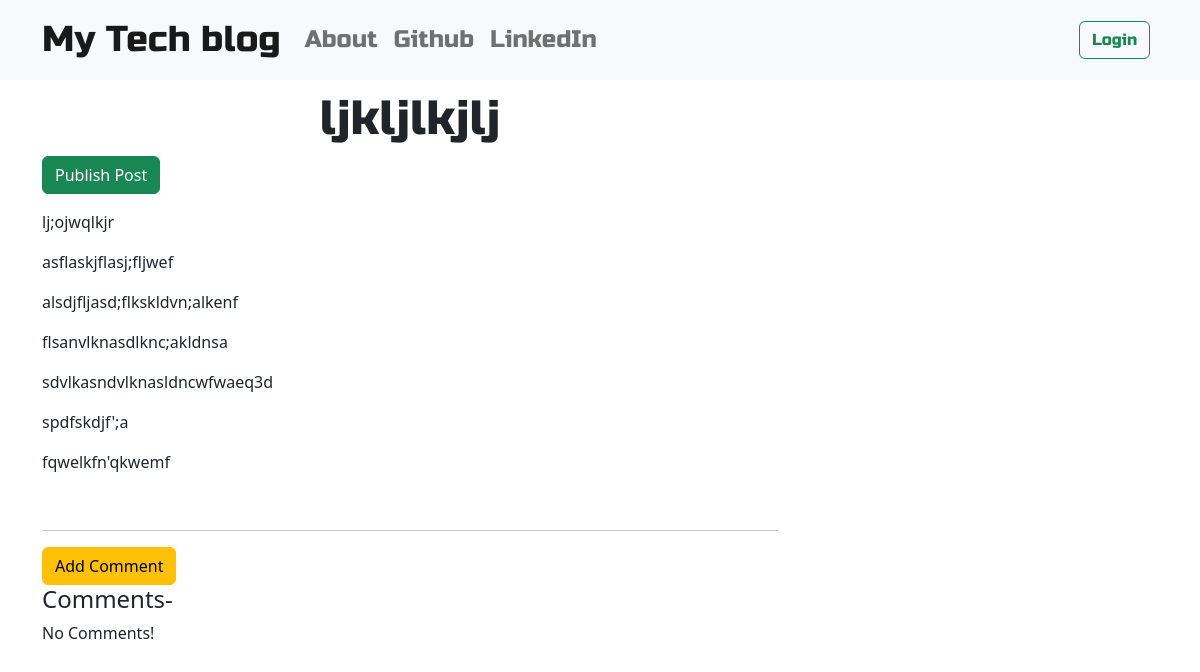
Page /post/7 on the committed database.
### blog/models.py (models this page shows, shortened)
class Post(models.Model):
    author = models.ForeignKey('auth.User',on_delete=models.CASCADE)
    title = models.CharField(max_length=200)
    text = models.TextField()
    created_date = models.DateTimeField(default=timezone.now)
    published_date = models.DateTimeField(blank=True,null=True)

### blog/views.py (the view)
# urls.py: re_path(r'^post/(?P<pk>\d+)$',views.PostDetailView.as_view(),name='post_detail'),
class PostDetailView(DetailView):
    model = Post

### blog/templates/blog/post_detail.html (shortened to what this page needs)
{% extends 'blog/base.html' %}
{% block content %}
    <h1 class="posttitle loader">{{post.title}}</h1>
    {% if post.published_date %}
        <div class="date postdate">
            {{post.published_date}}
        </div>
    {% else %}
        <a class="btn btn-success" href="{% url 'post_publish' pk=post.pk %}">Publish Post</a>
    {% endif %}
    <p class="postcontent">{{post.text|safe|linebreaksbr}}</p>
    <hr>
    <a class='btn btn-warning' href="{% url 'add_comment_to_post' pk=post.pk %}">Add Comment</a>
    <h4>Comments-</h4>
        {% for comment in post.comments.all %}
            <br>
            {% if user.is_authenticated or comment.approved_comment %}
                <p><strong>Posted By:</strong> {{comment.author}}</p>
                {{comment.created_date}}
                    {% if not comment.approved_comment %}
                    <a href="{% url 'comment_remove' pk=comment.pk %}">
                        <button type="button" class="btn btn-outline-danger">Delete Comment</button>
                    </a>
                    <a href="{% url 'comment_approve' pk=comment.pk %}">
                        <button type="button" class="btn btn-outline-success">Approve Comment</button>
                    </a>
                    {% endif %}
                    <p>{{comment.text|safe|linebreaks}}</p>
            {% endif %}
            {% empty %}
            <p>No Comments!</p>
        {% endfor %}
{% endblock %}

### blog/static/CSS/blog.css (style rules this page uses)
.posttitle { font-family: 'Russo One', sans-serif; font-size: 3em; text-align: center; }
.postcontent { font-family: 'Monserrat'; font-size: 1.5em; }
.loader { filter:hue-rotate(0deg); color:linear-gradient(45deg,#0f8,#08f); animation:hue 10000ms infinite linear; }

### rows in the picture
Post: title "ljkljlkjlj", text "lj;ojwqlkjr asflaskjflasj;fljwef alsdjfljasd;flkskldvn;alkenf flsanvlknasdlknc;akldnsa sdvlkasndvlknasldncwfwaeq3d spdfskdjf';a fqwelkfn'qkwemf"
